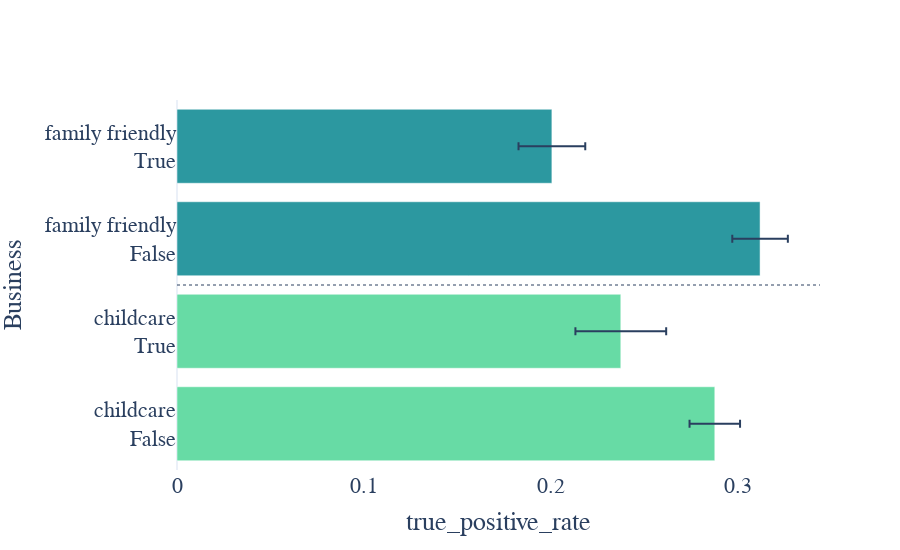

Write notebook code for a chart like this one.
### Code cell
fig = plot_fairness_mistreatment(metrics, input_metrics, title="")



fig.update_layout(shapes=[
  dict(
    type= 'line',
    line=dict(
        width=1,
        dash="dot",
    ),        
    xref='paper', x0= 0, x1= 1,
    yref='y',     y0= 1.5, y1= 1.5
  )
])

# Set custom x-axis labels
fig.update_xaxes(nticks=4)

fig.update_layout(yaxis={'categoryorder':'array', 'categoryarray':['childcare<br>False', 'childcare<br>True', 'family friendly<br>False', 'family friendly<br>True']})
fig.update_layout(xaxis_showgrid=False, yaxis_showgrid=False, yaxis_title="Business")
fig.update_layout(font={'family': 'Courier New, monospace', 'size': 22}, height=550)



fig.show()
#fig.write_image("output/tmp/metrics/paper/recsys_fairnes_{}.eps".format("businesscare"))    
#fig.show(renderer="svg")

### Figure 1 — Plotly figure (JSON) as saved in the notebook; plotly's stock layout.template omitted (floating-point values rounded to 4 significant figures)
{"data": [{"error_x": {"array": [0.02428, 0.01351, 0.01786, 0.01486], "type": "data"}, "marker": {"color": ["rgb(103, 219, 165)", "rgb(103, 219, 165)", "rgb(44, 152, 160)", "rgb(44, 152, 160)"]}, "orientation": "h", "type": "bar", "x": [0.2375, 0.2878, 0.2006, 0.312], "y": ["childcare<br>True", "childcare<br>False", "family friendly<br>True", "family friendly<br>False"]}], "layout": {"font": {"family": "Courier New, monospace", "size": 22}, "height": 550, "legend": {"orientation": "h", "y": -0.2}, "shapes": [{"line": {"dash": "dot", "width": 1}, "type": "line", "x0": 0, "x1": 1, "xref": "paper", "y0": 1.5, "y1": 1.5, "yref": "y"}], "title": {"text": ""}, "xaxis": {"nticks": 4, "showgrid": false, "title": {"text": "true_positive_rate"}}, "yaxis": {"categoryarray": ["childcare<br>False", "childcare<br>True", "family friendly<br>False", "family friendly<br>True"], "categoryorder": "array", "showgrid": false, "title": {"text": "Business"}}}}
